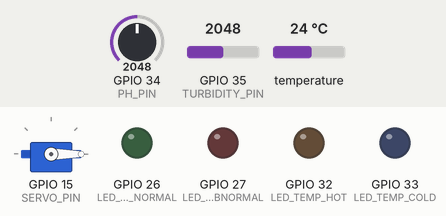
Bench run of a program on a simulated ESP32. On the bench: servo, output pins drawn as LEDs (lit = HIGH). The inputs (shaded band) are chosen by the test bench; at power-on: temperature 24 °C, GPIO 34 (PH_PIN) = 2048, GPIO 35 (TURBIDITY_PIN) = 2048. What the program prints to the serial monitor is not drawn.

Above: at 1.7 s.
1.8 s: temperature set to 23.6 °C
At 5.9 s:
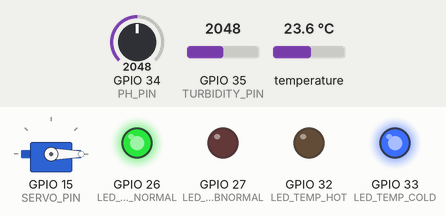
6.6 s: GPIO 34 (PH_PIN) set to 2283
11.9 s: GPIO 34 (PH_PIN) set to 2345
At 22.3 s:
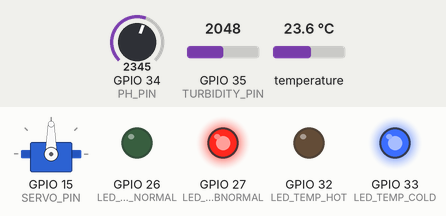
24.9 s: temperature set to 28 °C
At 30.2 s:
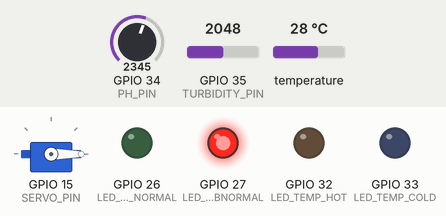
30.5 s: temperature set to 28.8 °C
At 41.4 s:
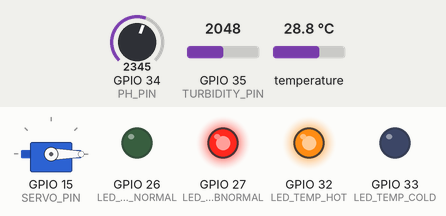
41.7 s: GPIO 34 (PH_PIN) set to 2047
At 46.7 s:
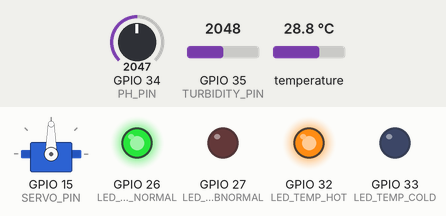
Timing chart, 0 to 48.8 s (numbered marks = the images above; inputs shaded):
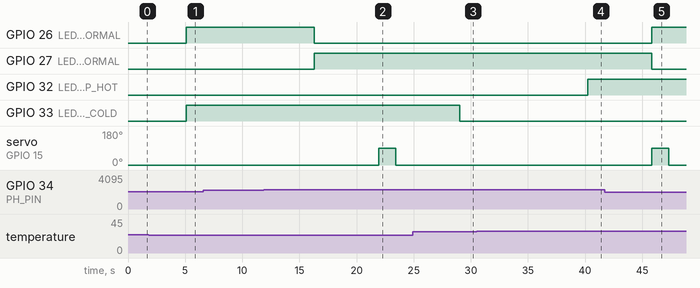

Measured:
- the behaviour switches between 24 and 23.9 °C on temperature (found by bisection; images 0 and 1)
- the behaviour switches between 2310 and 2311 on GPIO 34 (PH_PIN) (found by bisection; images 1 and 2)
- the behaviour switches between 28 and 28.1 °C on temperature (found by bisection; images 3 and 4)
- after the input at 1.8 s, GPIO 33 (LED_TEMP_COLD): LOW → HIGH after 3.3 s
- after the input at 6.6 s, every drawn part: stays the same
- after the input at 11.9 s, GPIO 26 (LED_PH_NORMAL): HIGH → LOW after 4.4 s; GPIO 27 (LED_PH_ABNORMAL): LOW → HIGH after 4.4 s
- after the input at 24.9 s, GPIO 33 (LED_TEMP_COLD): HIGH → LOW after 4.1 s
- after the input at 30.5 s, GPIO 32 (LED_TEMP_HOT): LOW → HIGH after 9.7 s
- after the input at 41.7 s, GPIO 26 (LED_PH_NORMAL): LOW → HIGH after 4.1 s; GPIO 27 (LED_PH_ABNORMAL): HIGH → LOW after 4.1 s

The program:

main.cpp
```cpp
#include <OneWire.h>
#include <DallasTemperature.h>
#include <ESP32Servo.h>

// Definisi PIN
#define ONE_WIRE_BUS 4     // DS18B20
#define PH_PIN 34          // Potentiometer (Simulasi pH)
#define TURBIDITY_PIN 35   // Sensor Kejernihan Air
#define SERVO_PIN 15       // Servo Feeder

// Indikator PIN
#define LED_PH_ABNORMAL 27   // Merah = pH Abnormal
#define LED_PH_NORMAL 26     // Hijau = pH Normal
#define LED_TEMP_COLD 33     // Biru = Suhu Dingin
#define LED_TEMP_HOT 32      // Oranye = Suhu Panas

// Inisialisasi Objek
OneWire oneWire(ONE_WIRE_BUS);
DallasTemperature sensors(&oneWire);
Servo feeder;

// Variabel
float phValue = 7.0;
float temperature = 25.0;
float clarity = 0.0;  // Kejernihan (Presentase)
float lastTemp = 25.0;

// Treshold
const float PH_LOW = 6.8;
const float PH_HIGH = 7.8;

const float TEMP_LOW = 24.0;
const float TEMP_HIGH = 28.0;

const float CLARITY_LOW = 40.0; // Dibawah Nilai ini Keruh
const float CLARITY_HIGH = 70.0; // Diatas Nilai ini Jernih

unsigned long lastFeed = 0;
const unsigned long FEED_INTERVAL = 20000UL; // 20 Detik Waktu Feeding (Simulasi)


// Fungsi Pembacaan Suhu
float getStableTemperature(int sampleCount = 5) {
  float total = 0;
  for (int i = 0; i < sampleCount; i++) {
    sensors.requestTemperatures();
    float t = sensors.getTempCByIndex(0);
    if (t > -50 && t < 125) total += t;
    else total += lastTemp;
    delay(150);
  }
  float avg = total / sampleCount;
  if (abs(avg - lastTemp) > 2.0) avg = (avg + lastTemp) / 2.0;
  lastTemp = avg;
  return avg;
}

// Fungsi Setup
void setup() {
  Serial.begin(115200);
  Serial.println("\n========================================");
  Serial.println("   SISTEM IoT AQUARIUM MONITORING & CONTROL");
  Serial.println("   (pH, Suhu, Kejernihan Air, dan Feeding Otomatis)");
  Serial.println("========================================\n");

  sensors.begin();
  feeder.attach(SERVO_PIN);

  // Inisialisasi PIN
  pinMode(LED_PH_NORMAL, OUTPUT);
  pinMode(LED_PH_ABNORMAL, OUTPUT);
  pinMode(LED_TEMP_COLD, OUTPUT);
  pinMode(LED_TEMP_HOT, OUTPUT);
  pinMode(TURBIDITY_PIN, INPUT);

  // Matikan Semua LED (Default)
  digitalWrite(LED_PH_NORMAL, LOW);
  digitalWrite(LED_PH_ABNORMAL, LOW);
  digitalWrite(LED_TEMP_COLD, LOW);
  digitalWrite(LED_TEMP_HOT, LOW);

  feeder.write(0);
  delay(500);
  Serial.println("✅ Sistem siap dijalankan!\n");
}

// Fungsi Loop
void loop() {
  // Baca Sensoe DS18B20
  temperature = getStableTemperature();

  // Baca Pontentiometer (Simulasi Sensor pH - Probe/Amplifier)
  int rawPh = analogRead(PH_PIN);
  phValue = map(rawPh, 0, 4095, 0, 140) / 10.0;

  // Baca Kejernihan Air LDR (Simulasi Sensor Kejernihan Air - Turbidity)
  int rawClarity = analogRead(TURBIDITY_PIN);

  // Ubah ke Presentase
  clarity = map(rawClarity, 0, 4095, 0, 100);

  // Cetak ke Serial Monitor
  Serial.println("========================================");
  Serial.print("📊 Nilai pH Air       : ");
  Serial.println(phValue, 2);
  Serial.print("🌡️  Suhu Air          : ");
  Serial.print(temperature, 2);
  Serial.println(" °C");
  Serial.print("💧 Kejernihan Air     : ");
  Serial.print(clarity, 1);
  Serial.println(" %");

  // Logika Kontrol pH
  if (phValue < PH_LOW) {
    digitalWrite(LED_PH_ABNORMAL, HIGH);
    digitalWrite(LED_PH_NORMAL, LOW);
    Serial.println("⚠️  Status pH         : ABNORMAL (Terlalu Rendah)");
    Serial.println("🚰 Aksi Sistem        : Pompa pH UP aktif");
  } else if (phValue > PH_HIGH) {
    digitalWrite(LED_PH_ABNORMAL, HIGH);
    digitalWrite(LED_PH_NORMAL, LOW);
    Serial.println("⚠️  Status pH         : ABNORMAL (Terlalu Tinggi)");
    Serial.println("🚰 Aksi Sistem        : Pompa pH DOWN aktif");
  } else {
    digitalWrite(LED_PH_ABNORMAL, LOW);
    digitalWrite(LED_PH_NORMAL, HIGH);
    Serial.println("✅ Status pH          : NORMAL (6.8–7.8)");
  }

  // Logika Kontrol Suhu
  if (temperature < TEMP_LOW) {
    digitalWrite(LED_TEMP_COLD, HIGH);
    digitalWrite(LED_TEMP_HOT, LOW);
    Serial.println("🌡️  Status Suhu       : ABNORMAL (Terlalu Dingin)");
  } else if (temperature > TEMP_HIGH) {
    digitalWrite(LED_TEMP_COLD, LOW);
    digitalWrite(LED_TEMP_HOT, HIGH);
    Serial.println("🌡️  Status Suhu       : ABNORMAL (Terlalu Panas)");
  } else {
    digitalWrite(LED_TEMP_COLD, LOW);
    digitalWrite(LED_TEMP_HOT, LOW);
    Serial.println("🌡️  Status Suhu       : NORMAL (24–28°C)");
  }

  // Logika Kejernihan Air
  if (clarity < CLARITY_LOW) {
    Serial.println("💧 Status Kejernihan  : Keruh (Perlu Filtrasi)");
  } else if (clarity > CLARITY_HIGH) {
    Serial.println("💧 Status Kejernihan  : Jernih (Optimal)");
  } else {
    Serial.println("💧 Status Kejernihan  : Normal (Masih Aman)");
  }

  // Logika Feeding Otomatis
  if (millis() - lastFeed >= FEED_INTERVAL) {
    lastFeed = millis();
    Serial.println("Feeding System     : Aktif - Servo Membuka Wadah Pakan...");
    feeder.write(90);
    delay(1500);
    feeder.write(0);
    Serial.println("✅ Feeding System     : Selesai - Servo Kembali ke Posisi Awal...");
  } else {
    unsigned long sisa = (FEED_INTERVAL - (millis() - lastFeed)) / 1000;
    Serial.print("Feeding berikut dalam : ");
    Serial.print(sisa);
    Serial.println(" detik");
  }

  Serial.println("========================================\n");
  delay(1000);
}
```
